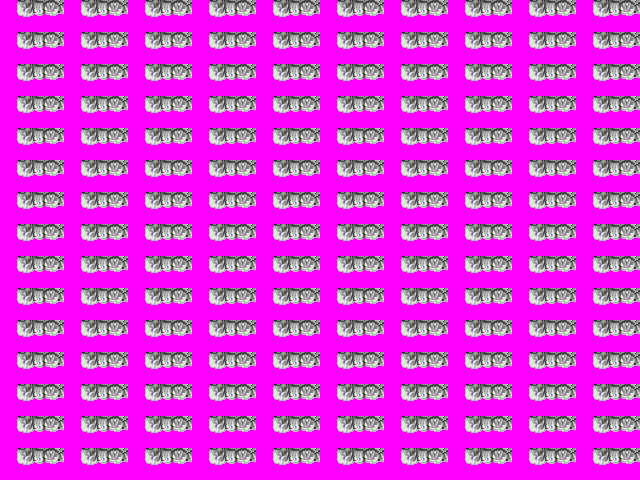

Tiled map render using the project's own tile images. Description and the whole map definition, tile-layer contents included, below:
An orthogonal 20x15 tile map with 32x32 px tiles, 1 tile layer (Tile Layer 1).

<map version="1.0" orientation="orthogonal" width="20" height="15" tilewidth="32" tileheight="32">
 <tileset firstgid="1" name="tileset_3" tilewidth="32" tileheight="32">
  <image source="../images/tileset_3.png" trans="ff00ff" width="512" height="320" />
 </tileset>
 <layer name="Tile Layer 1" width="20" height="15">
  <data>
   <tile gid="145" />
   <tile gid="146" />
   <tile gid="145" />
   <tile gid="146" />
   <tile gid="145" />
   <tile gid="146" />
   <tile gid="145" />
   <tile gid="146" />
   <tile gid="145" />
   <tile gid="146" />
   <tile gid="145" />
   <tile gid="146" />
   <tile gid="145" />
   <tile gid="146" />
   <tile gid="145" />
   <tile gid="146" />
   <tile gid="145" />
   <tile gid="146" />
   <tile gid="145" />
   <tile gid="146" />
   <tile gid="145" />
   <tile gid="146" />
   <tile gid="145" />
   <tile gid="146" />
   <tile gid="145" />
   <tile gid="146" />
   <tile gid="145" />
   <tile gid="146" />
   <tile gid="145" />
   <tile gid="146" />
   <tile gid="145" />
   <tile gid="146" />
   <tile gid="145" />
   <tile gid="146" />
   <tile gid="145" />
   <tile gid="146" />
   <tile gid="145" />
   <tile gid="146" />
   <tile gid="145" />
   <tile gid="146" />
   <tile gid="145" />
   <tile gid="146" />
   <tile gid="145" />
   <tile gid="146" />
   <tile gid="145" />
   <tile gid="146" />
   <tile gid="145" />
   <tile gid="146" />
   <tile gid="145" />
   <tile gid="146" />
   <tile gid="145" />
   <tile gid="146" />
   <tile gid="145" />
   <tile gid="146" />
   <tile gid="145" />
   <tile gid="146" />
   <tile gid="145" />
   <tile gid="146" />
   <tile gid="145" />
   <tile gid="146" />
   <tile gid="145" />
   <tile gid="146" />
   <tile gid="145" />
   <tile gid="146" />
   <tile gid="145" />
   <tile gid="146" />
   <tile gid="145" />
   <tile gid="146" />
   <tile gid="145" />
   <tile gid="146" />
   <tile gid="145" />
   <tile gid="146" />
   <tile gid="145" />
   <tile gid="146" />
   <tile gid="145" />
   <tile gid="146" />
   <tile gid="145" />
   <tile gid="146" />
   <tile gid="145" />
   <tile gid="146" />
   <tile gid="145" />
   <tile gid="146" />
   <tile gid="145" />
   <tile gid="146" />
   <tile gid="145" />
   <tile gid="146" />
   <tile gid="145" />
   <tile gid="146" />
   <tile gid="145" />
   <tile gid="146" />
   <tile gid="145" />
   <tile gid="146" />
   <tile gid="145" />
   <tile gid="146" />
   <tile gid="145" />
   <tile gid="146" />
   <tile gid="145" />
   <tile gid="146" />
   <tile gid="145" />
   <tile gid="146" />
   <tile gid="145" />
   <tile gid="146" />
   <tile gid="145" />
   <tile gid="146" />
   <tile gid="145" />
   <tile gid="146" />
   <tile gid="145" />
   <tile gid="146" />
   <tile gid="145" />
   <tile gid="146" />
   <tile gid="145" />
   <tile gid="146" />
   <tile gid="145" />
   <tile gid="146" />
   <tile gid="145" />
   <tile gid="146" />
   <tile gid="145" />
   <tile gid="146" />
   <tile gid="145" />
   <tile gid="146" />
   <tile gid="145" />
   <tile gid="146" />
   <tile gid="145" />
   <tile gid="146" />
   <tile gid="145" />
   <tile gid="146" />
   <tile gid="145" />
   <tile gid="146" />
   <tile gid="145" />
   <tile gid="146" />
   <tile gid="145" />
   <tile gid="146" />
   <tile gid="145" />
   <tile gid="146" />
   <tile gid="145" />
   <tile gid="146" />
   <tile gid="145" />
   <tile gid="146" />
   <tile gid="145" />
   <tile gid="146" />
   <tile gid="145" />
   <tile gid="146" />
   <tile gid="145" />
   <tile gid="146" />
   <tile gid="145" />
   <tile gid="146" />
   <tile gid="145" />
   <tile gid="146" />
   <tile gid="145" />
   <tile gid="146" />
   <tile gid="145" />
   <tile gid="146" />
   <tile gid="145" />
   <tile gid="146" />
   <tile gid="145" />
   <tile gid="146" />
   <tile gid="145" />
   <tile gid="146" />
   <tile gid="145" />
   <tile gid="146" />
   <tile gid="145" />
   <tile gid="146" />
   <tile gid="145" />
   <tile gid="146" />
   <tile gid="145" />
   <tile gid="146" />
   <tile gid="145" />
   <tile gid="146" />
   <tile gid="145" />
   <tile gid="146" />
   <tile gid="145" />
   <tile gid="146" />
   <tile gid="145" />
   <tile gid="146" />
   <tile gid="145" />
   <tile gid="146" />
   <tile gid="145" />
   <tile gid="146" />
   <tile gid="145" />
   <tile gid="146" />
   <tile gid="145" />
   <tile gid="146" />
   <tile gid="145" />
   <tile gid="146" />
   <tile gid="145" />
   <tile gid="146" />
   <tile gid="145" />
   <tile gid="146" />
   <tile gid="145" />
   <tile gid="146" />
   <tile gid="145" />
   <tile gid="146" />
   <tile gid="145" />
   <tile gid="146" />
   <tile gid="145" />
   <tile gid="146" />
   <tile gid="145" />
   <tile gid="146" />
   <tile gid="145" />
   <tile gid="146" />
   <tile gid="145" />
   <tile gid="146" />
   <tile gid="145" />
   <tile gid="146" />
   <tile gid="145" />
   <tile gid="146" />
   <tile gid="145" />
   <tile gid="146" />
   <tile gid="145" />
   <tile gid="146" />
   <tile gid="145" />
   <tile gid="146" />
   <tile gid="145" />
   <tile gid="146" />
   <tile gid="145" />
   <tile gid="146" />
   <tile gid="145" />
   <tile gid="146" />
   <tile gid="145" />
   <tile gid="146" />
   <tile gid="145" />
   <tile gid="146" />
   <tile gid="145" />
   <tile gid="146" />
   <tile gid="145" />
   <tile gid="146" />
   <tile gid="145" />
   <tile gid="146" />
   <tile gid="145" />
   <tile gid="146" />
   <tile gid="145" />
   <tile gid="146" />
   <tile gid="145" />
   <tile gid="146" />
   <tile gid="145" />
   <tile gid="146" />
   <tile gid="145" />
   <tile gid="146" />
   <tile gid="145" />
   <tile gid="146" />
   <tile gid="145" />
   <tile gid="146" />
   <tile gid="145" />
   <tile gid="146" />
   <tile gid="145" />
   <tile gid="146" />
   <tile gid="145" />
   <tile gid="146" />
   <tile gid="145" />
   <tile gid="146" />
   <tile gid="145" />
   <tile gid="146" />
   <tile gid="145" />
   <tile gid="146" />
   <tile gid="145" />
   <tile gid="146" />
   <tile gid="145" />
   <tile gid="146" />
   <tile gid="145" />
   <tile gid="146" />
   <tile gid="145" />
   <tile gid="146" />
   <tile gid="145" />
   <tile gid="146" />
   <tile gid="145" />
   <tile gid="146" />
   <tile gid="145" />
   <tile gid="146" />
   <tile gid="145" />
   <tile gid="146" />
   <tile gid="145" />
   <tile gid="146" />
   <tile gid="145" />
   <tile gid="146" />
   <tile gid="145" />
   <tile gid="146" />
   <tile gid="145" />
   <tile gid="146" />
   <tile gid="145" />
   <tile gid="146" />
   <tile gid="145" />
   <tile gid="146" />
   <tile gid="145" />
   <tile gid="146" />
   <tile gid="145" />
   <tile gid="146" />
   <tile gid="145" />
   <tile gid="146" />
   <tile gid="145" />
   <tile gid="146" />
   <tile gid="145" />
   <tile gid="146" />
   <tile gid="145" />
   <tile gid="146" />
   <tile gid="145" />
   <tile gid="146" />
   <tile gid="145" />
   <tile gid="146" />
   <tile gid="145" />
   <tile gid="146" />
  </data>
 </layer>
</map>